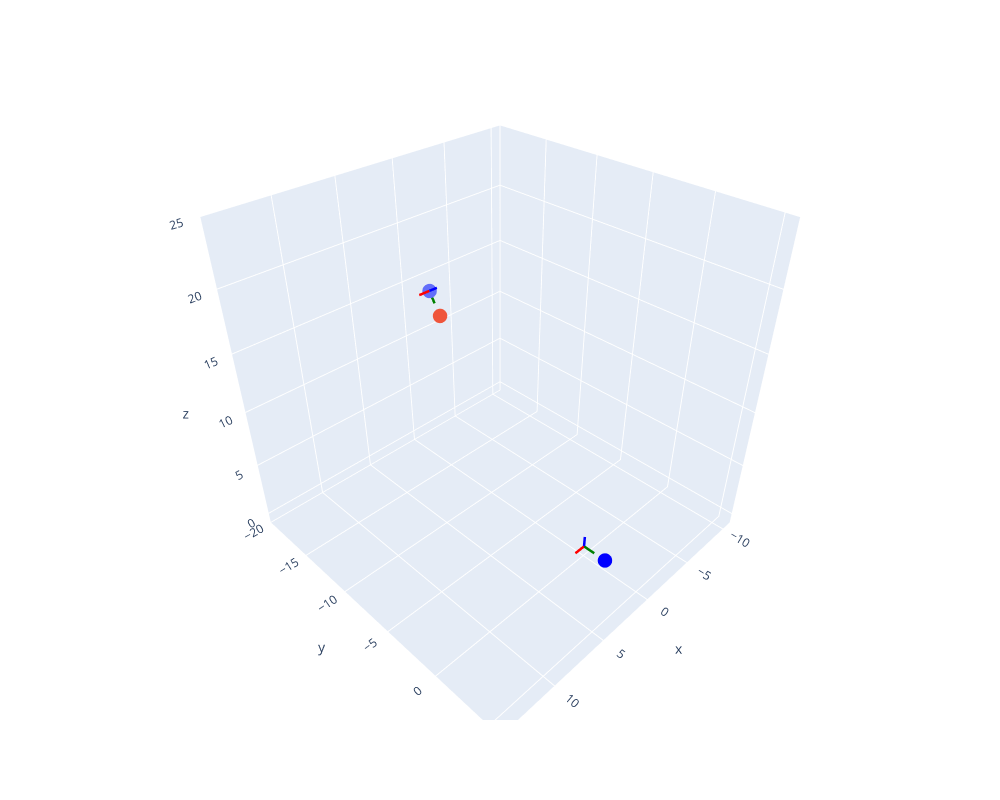

Notebook code for this chart:
### Code cell
fig = px.scatter_3d(
    x=centered_ideal_bb_coords[0, 1, 0].unsqueeze(0), 
    y=centered_ideal_bb_coords[0, 1, 1].unsqueeze(0), 
    z=centered_ideal_bb_coords[0, 1, 2].unsqueeze(0),
)

fig.add_trace(
    go.Scatter3d(
        x=pre[0].unsqueeze(0),
        y=pre[1].unsqueeze(0),
        z=pre[2].unsqueeze(0),
        mode='markers',
        hovertext='original'
    )
)

colors = ['red', 'green', 'blue']

fig.add_trace(
    go.Scatter3d(
        x=out[0].unsqueeze(0),
        y=out[1].unsqueeze(0),
        z=out[2].unsqueeze(0),
        mode='markers',
        marker=dict(size=2.5, color='blue'),
        hovertext='transformed'
    )
)

for frame_idx in range(1):
    for dir in range(3):
        color = colors[dir]
        offset = centered_ideal_bb_coords[frame_idx, 1]
        fig.add_trace(
            go.Scatter3d(
                x=[offset[0], frames[frame_idx, 0, dir] + offset[0]],
                y=[offset[1], frames[frame_idx, 1, dir] + offset[1]],
                z=[offset[2], frames[frame_idx, 2, dir] + offset[2]],
                mode='lines',
                line=dict(color=color, width=5),
                name=f'frame: {frame_idx}',
                hoverinfo='name'
            )
        )

bases = [[1, 0, 0], [0, 1, 0], [0, 0, 1]]
for dir in range(3):
    color = colors[dir]
    offset = centered_ideal_bb_coords[frame_idx, 1]
    fig.add_trace(
        go.Scatter3d(
            x=[0, bases[dir][0]],
            y=[0, bases[dir][1]],
            z=[0, bases[dir][2]],
            mode='lines',
            line=dict(color=color, width=5),
            name=f'origin',
            hoverinfo='name'
        )
    )

fig.update_traces(marker=dict(size=5))
fig.update_layout(
    showlegend=False, 
    width=1000, 
    height=800,
    scene=dict(
        xaxis=dict(range=[-11, 15]),
        yaxis=dict(range=[-20, 6]),
        zaxis=dict(range=[-1, 25])
    )
)
fig.show()

### Figure 1 — Plotly figure (JSON) as saved in the notebook; plotly's stock layout.template omitted (floating-point values rounded to 4 significant figures)
{"data": [{"hovertemplate": "x=%{x}<br>y=%{y}<br>z=%{z}<extra></extra>", "legendgroup": "", "marker": {"color": "#636efa", "size": 5, "symbol": "circle"}, "mode": "markers", "name": "", "scene": "scene", "showlegend": false, "type": "scatter3d", "x": [0.9649], "y": [-15.47], "z": [16.28]}, {"hovertext": "original", "marker": {"size": 5}, "mode": "markers", "type": "scatter3d", "x": [0.9957], "y": [-14.38], "z": [14.61]}, {"hovertext": "transformed", "marker": {"color": "blue", "size": 5}, "mode": "markers", "type": "scatter3d", "x": [1.49e-08], "y": [2], "z": [3.576e-07]}, {"hoverinfo": "name", "line": {"color": "red", "width": 5}, "marker": {"size": 5}, "mode": "lines", "name": "frame: 0", "type": "scatter3d", "x": [0.9649, 1.964], "y": [-15.47, -15.44], "z": [16.28, 16.32]}, {"hoverinfo": "name", "line": {"color": "green", "width": 5}, "marker": {"size": 5}, "mode": "lines", "name": "frame: 0", "type": "scatter3d", "x": [0.9649, 0.9803], "y": [-15.47, -14.93], "z": [16.28, 15.45]}, {"hoverinfo": "name", "line": {"color": "blue", "width": 5}, "marker": {"size": 5}, "mode": "lines", "name": "frame: 0", "type": "scatter3d", "x": [0.9649, 0.9176], "y": [-15.47, -14.64], "z": [16.28, 16.83]}, {"hoverinfo": "name", "line": {"color": "red", "width": 5}, "marker": {"size": 5}, "mode": "lines", "name": "origin", "type": "scatter3d", "x": [0, 1], "y": [0, 0], "z": [0, 0]}, {"hoverinfo": "name", "line": {"color": "green", "width": 5}, "marker": {"size": 5}, "mode": "lines", "name": "origin", "type": "scatter3d", "x": [0, 0], "y": [0, 1], "z": [0, 0]}, {"hoverinfo": "name", "line": {"color": "blue", "width": 5}, "marker": {"size": 5}, "mode": "lines", "name": "origin", "type": "scatter3d", "x": [0, 0], "y": [0, 0], "z": [0, 1]}], "layout": {"height": 800, "legend": {"tracegroupgap": 0}, "margin": {"t": 60}, "scene": {"domain": {"x": [0, 1], "y": [0, 1]}, "xaxis": {"range": [-11, 15], "title": {"text": "x"}}, "yaxis": {"range": [-20, 6], "title": {"text": "y"}}, "zaxis": {"range": [-1, 25], "title": {"text": "z"}}}, "showlegend": false, "width": 1000}}
